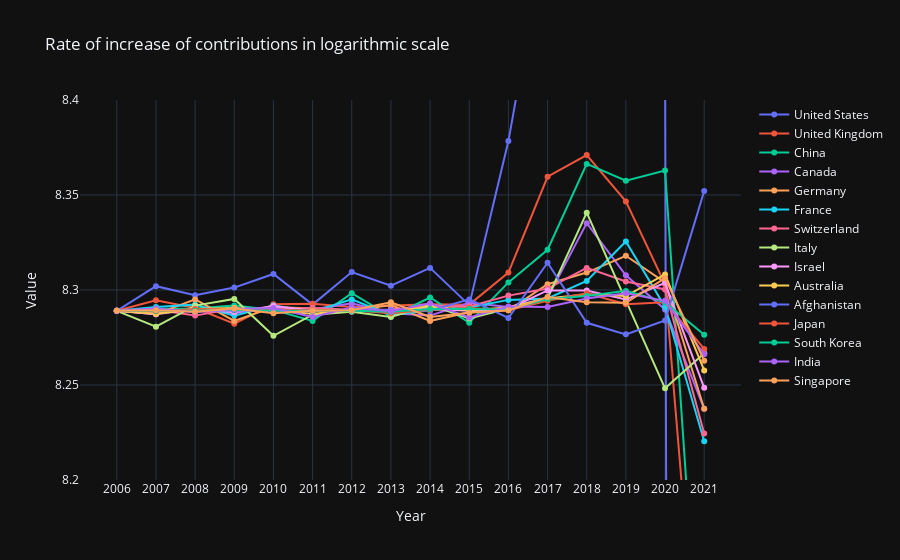

The cell this chart's notebook holds for it:
### Code cell
df = pd.read_csv('country_year_contributions_slope.csv')
df = df.set_index('country')
years = df.columns.values[1:]
data = []
for country in df.index:
    country_data = df.loc[country]
    trace = go.Scatter(x=years, y=country_data[1:], name=country)
    data.append(trace)
layout = go.Layout(title='Rate of increase of contributions in logarithmic scale',
                   xaxis=dict(title='Year'),
                   yaxis=dict(title='Value'))
fig = go.Figure(data=data, layout=layout)
fig.update_layout(yaxis_range=[8.20,8.40])
fig.show()
